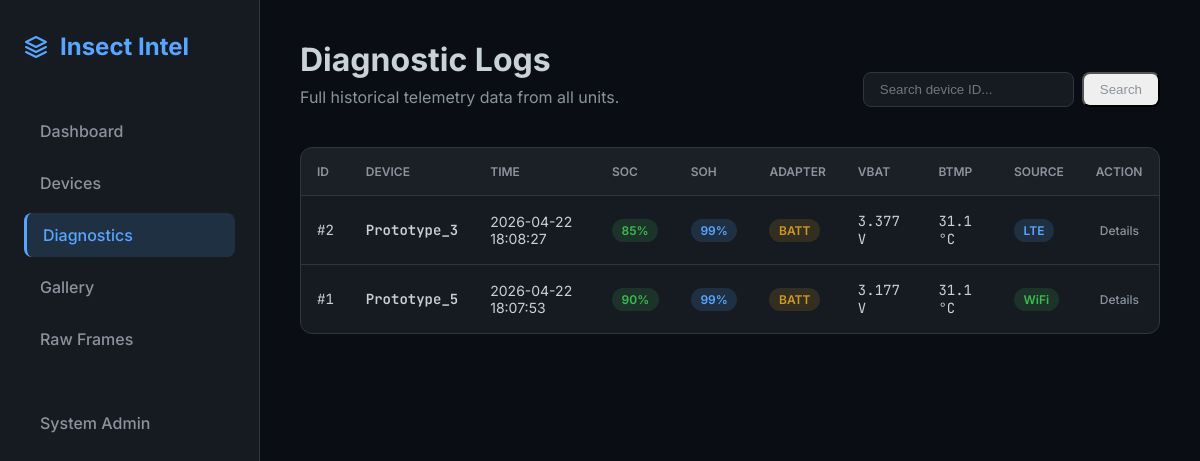
The page /diagnostics/ on the database as committed earlier.
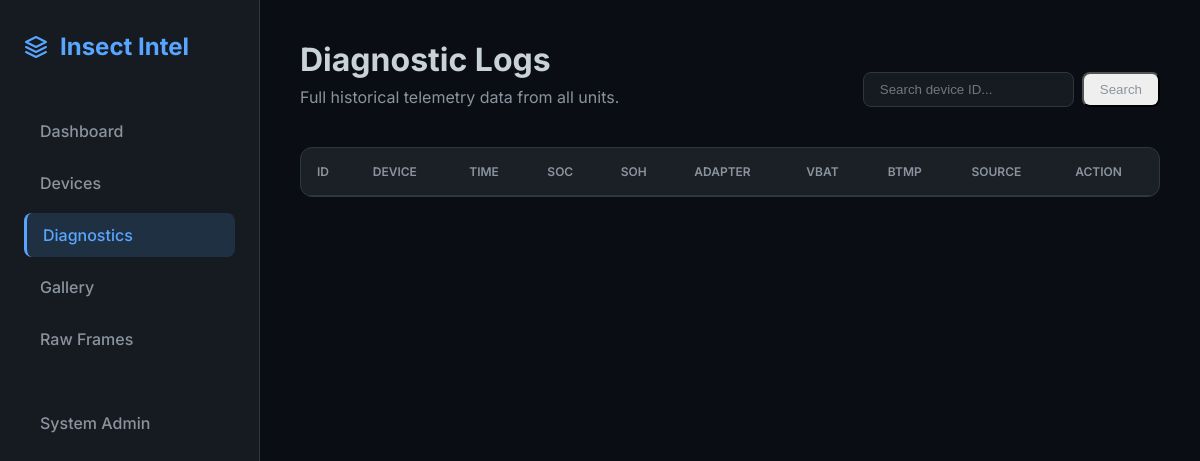
The same page on the database as committed later.
### insect_intel_server/models.py (models this page shows, shortened)
class DeviceDiagnostic(models.Model):
    device_id = models.CharField(max_length=50)
    received_at = models.DateTimeField(auto_now_add=True)
    device_timestamp = models.DateTimeField(null=True, blank=True)
    raw_payload = models.JSONField(blank=True, null=True)
    soc = models.IntegerField(null=True, blank=True)
    soh = models.IntegerField(null=True, blank=True)
    cycles = models.IntegerField(null=True, blank=True)
    lowbattery = models.BooleanField(default=False)
    vbat = models.IntegerField(null=True, blank=True)
    ibat = models.IntegerField(null=True, blank=True)
    vchg = models.IntegerField(null=True, blank=True)
    vsys = models.IntegerField(null=True, blank=True)
    ichg = models.IntegerField(null=True, blank=True)
    avgi = models.IntegerField(null=True, blank=True)
    avgpwr = models.IntegerField(null=True, blank=True)
    gtmp = models.IntegerField(null=True, blank=True) # °C
    ctmp = models.IntegerField(null=True, blank=True) # °C
    btmp = models.IntegerField(null=True, blank=True) # dC (tenths of °C)
    state = models.CharField(max_length=50, null=True, blank=True)
    wake = models.CharField(max_length=50, null=True, blank=True)
    adapter = models.BooleanField(default=False)
    lte_stat = models.IntegerField(null=True, blank=True) # 1=LTE, 0=WiFi
    lte_sig = models.IntegerField(null=True, blank=True)  # dBm
    sim_pres = models.BooleanField(default=False)
    sim_num = models.CharField(max_length=50, null=True, blank=True)
    net = models.CharField(max_length=50, null=True, blank=True)
    wifi_stat = models.IntegerField(null=True, blank=True)
    last_comm_epoch = models.BigIntegerField(null=True, blank=True)
    sd_pres = models.BooleanField(default=False)
    sd_free = models.IntegerField(null=True, blank=True) # MB
    lte_sent = models.IntegerField(null=True, blank=True)
    cam_res = models.CharField(max_length=20, null=True, blank=True)
    cfg_wake_interval = models.IntegerField(null=True, blank=True)
    cfg_vreg = models.IntegerField(null=True, blank=True)
    cfg_ichg = models.IntegerField(null=True, blank=True)
    cfg_iindpm = models.IntegerField(null=True, blank=True)
    cfg_vindpm = models.IntegerField(null=True, blank=True)
    cfg_vsysmin = models.IntegerField(null=True, blank=True)
    cfg_iprechg = models.IntegerField(null=True, blank=True)
    cfg_iterm = models.IntegerField(null=True, blank=True)
    safety = models.CharField(max_length=20, null=True, blank=True)
    battstat = models.CharField(max_length=20, null=True, blank=True)
    chgflags = models.CharField(max_length=20, null=True, blank=True)
    faultflags = models.CharField(max_length=20, null=True, blank=True)
    chgstat = models.CharField(max_length=20, null=True, blank=True)
    @property
    def btmp_c(self):
        return self.btmp / 10.0 if self.btmp is not None else None
    @property
    def vbat_v(self):
        return self.vbat / 1000.0 if self.vbat is not None else None
    @property
    def connection_type(self):
        if self.lte_stat == 1:
            return "LTE"
        elif self.lte_stat == 0:
            return "WiFi"
        return "Unknown"

### insect_intel_server/views.py (the view)
def diagnostic_list_view(request):
    query = request.GET.get('q', '')
    diags = DeviceDiagnostic.objects.all()
    if query:
        diags = diags.filter(device_id__icontains=query)
    diags = diags.order_by('-received_at')
    paginator = Paginator(diags, 50)
    page_number = request.GET.get('page')
    page_obj = paginator.get_page(page_number)
    return render(request, 'diagnostic_list.html', {'page_obj': page_obj, 'query': query})

### insect_intel_server/templates/diagnostic_list.html (shortened to what this page needs)
{% extends 'base.html' %}
{% block content %}
<div class="page-header animate-in" style="display: flex; justify-content: space-between; align-items: flex-end;">
    <div>
        <h1 class="page-title">Diagnostic Logs</h1>
        <p class="page-subtitle">Full historical telemetry data from all units.</p>
    </div>
    <form method="GET" style="display: flex; gap: 0.5rem;">
        <input type="text" name="q" value="{{ query }}" placeholder="Search device ID..." style="padding: 0.5rem 1rem; border-radius: 8px; border: 1px solid var(--border); background: var(--bg-card); color: var(--text-main);">
        <button type="submit" class="nav-link" style="padding: 0.5rem 1rem; width: auto; justify-content: center;">Search</button>
    </form>
</div>
<div class="table-container animate-in" style="animation-delay: 0.1s;">
    <table>
        <thead>
            <tr>
                <th>ID</th>
                <th>Device</th>
                <th>Time</th>
                <th>SOC</th>
                <th>SOH</th>
                <th>Adapter</th>
                <th>Vbat</th>
                <th>Btmp</th>
                <th>Source</th>
                <th>Action</th>
            </tr>
        </thead>
        <tbody>
            {% for diag in page_obj %}
            <tr>
                <td class="mono text-muted">#{{ diag.id }}</td>
                <td class="mono" style="font-weight: 600;">{{ diag.device_id }}</td>
                <td class="text-muted">{{ diag.received_at|date:"Y-m-d H:i:s" }}</td>
                <td>
                    <span class="badge {% if diag.soc > 20 %}badge-success{% else %}badge-danger{% endif %}">
                        {{ diag.soc|default:"-" }}%
                    </span>
                </td>
                <td><span class="badge badge-primary">{{ diag.soh|default:"0" }}%</span></td>
                <td>
                    {% if diag.adapter %}
                    <span class="badge badge-success">DC-IN</span>
                    {% else %}
                    <span class="badge badge-warning">BATT</span>
                    {% endif %}
                </td>
                <td class="mono text-muted">{{ diag.vbat_v|default:"-" }} V</td>
                <td class="mono text-muted">{{ diag.btmp_c|default:"0.0" }} °C</td>
                <td>
                    {% if diag.connection_type == 'LTE' %}
                    <span class="badge badge-primary">LTE</span>
                    {% elif diag.connection_type == 'WiFi' %}
                    <span class="badge badge-success">WiFi</span>
                    {% else %}
                    <span class="text-muted small">-</span>
                    {% endif %}
                </td>
                <td>
                    <a href="{% url 'diagnostic_detail' diag.id %}" class="nav-link" style="padding: 0.25rem; font-size: 0.75rem;">Details</a>
                </td>
            </tr>
            {% endfor %}
        </tbody>
    </table>
</div>
{% endblock %}

Rows that differ between the two databases and show on the page:
removed DeviceDiagnostic: id "2", device_id "Prototype_3", received_at "2026-04-22 18:08:27", soc "85", soh "99", adapter "BATT", vbat_v "3.377", btmp_c "31.1", lte_stat "LTE"
removed DeviceDiagnostic: id "1", device_id "Prototype_5", received_at "2026-04-22 18:07:53", soc "90", soh "99", adapter "BATT", vbat_v "3.177", btmp_c "31.1", lte_stat "WiFi"
